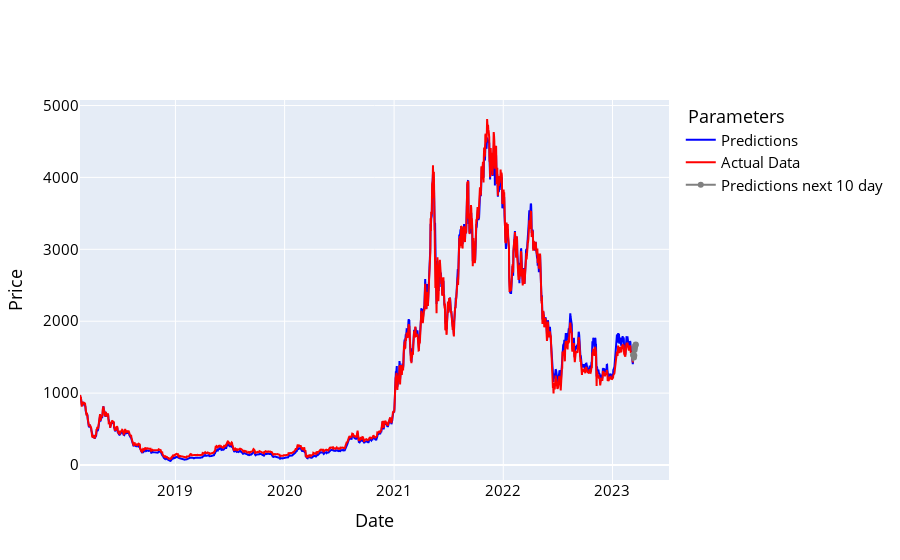

Source (notebook cell):
### Code cell
names = cycle(['Predictions', 'Test Data'])

fig = go.Figure()
fig.add_trace(go.Scatter(x=y_future_all.index, y=pred_future_all_df['Adj Close'], name='Predictions',
                         line=dict(width=2, color='blue')))
fig.add_trace(go.Scatter(x=y_future_all.index, y=y_future_all['Adj Close'], name='Actual Data',
                         line=dict(width=2, color='red')))
fig.add_trace(go.Scatter(x=prediction_df.index, y=prediction_df['Adj Close'], name='Predictions next 10 day',
                         line=dict(width=2, color='gray')))
fig.add_shape(type='line',
              x0=prediction_df.index[0], y0=prediction_df['Adj Close'][0],
              x1=pred_future_all_df.index[-1], y1=pred_future_all_df['Adj Close'][-1],
              line=dict(color='grey', width=2))

fig.update_layout(xaxis_title='Date', yaxis_title='Price',
                  font_size=15, font_color='black', legend_title_text=' Parameters')
fig.show()

### Figure 1 — Plotly figure (JSON) as saved in the notebook; plotly's stock layout.template omitted (floating-point values rounded to 4 significant figures; data arrays with more than 128 entries replaced by an {"elided": "..."} marker saying what was removed)
{"data": [{"line": {"color": "blue", "width": 2}, "name": "Predictions", "type": "scatter", "x": {"elided": "1850 str values"}, "y": {"elided": "1850 float values"}}, {"line": {"color": "red", "width": 2}, "name": "Actual Data", "type": "scatter", "x": {"elided": "1850 str values"}, "y": {"elided": "1850 float values"}}, {"line": {"color": "gray", "width": 2}, "name": "Predictions next 10 day", "type": "scatter", "x": ["2023-03-11T00:00:00", "2023-03-12T00:00:00", "2023-03-13T00:00:00", "2023-03-14T00:00:00", "2023-03-15T00:00:00", "2023-03-16T00:00:00", "2023-03-17T00:00:00", "2023-03-18T00:00:00", "2023-03-19T00:00:00", "2023-03-20T00:00:00"], "y": [1531.0, 1533.0, 1516.0, 1495.0, 1525.0, 1600.0, 1630.0, 1654.0, 1668.0, 1677.0]}], "layout": {"font": {"color": "black", "size": 15}, "legend": {"title": {"text": " Parameters"}}, "shapes": [{"line": {"color": "grey", "width": 2}, "type": "line", "x0": "2023-03-11T00:00:00", "x1": "2023-03-11T00:00:00", "y0": 1531.0, "y1": 1442.0}], "xaxis": {"title": {"text": "Date"}}, "yaxis": {"title": {"text": "Price"}}}}
